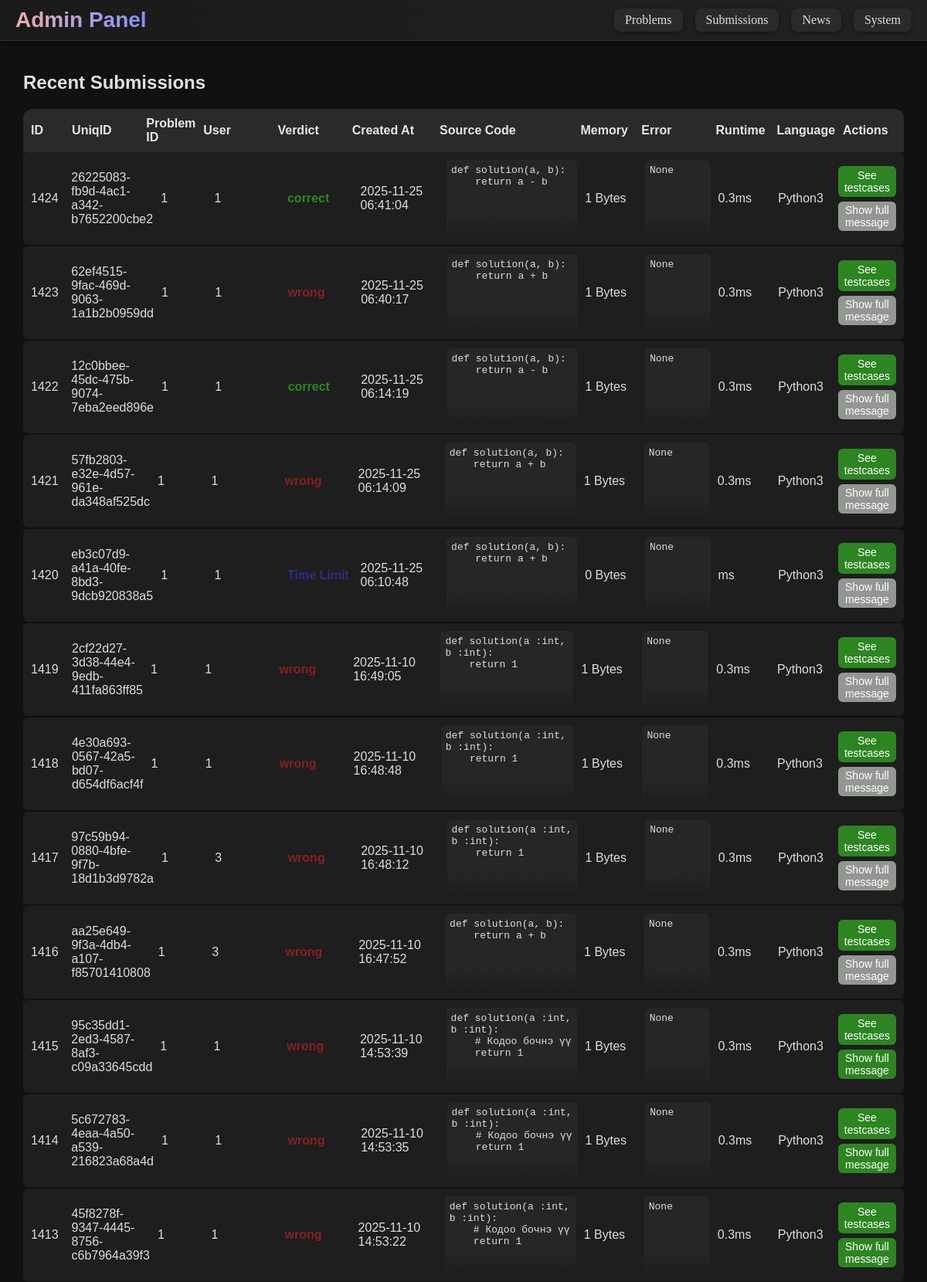
The page /admin/submissions (signed in, upper part) on the database its author committed.
### tables this page shows
CREATE TABLE submissions (subID INTEGER PRIMARY KEY AUTOINCREMENT, code TEXT NOT NULL, runtime FLOAT, memory INT, subTime TIMESTAMP DEFAULT CURRENT_TIMESTAMP, status VARCHAR(50) DEFAULT "Pending", problem_id INT NOT NULL REFERENCES problems(problem_id) ON DELETE CASCADE, language VARCHAR(50) DEFAULT "Python3", userID DEFAULT NULL, UniqID varchar(45), error TEXT default None);

### run.py (the view)
@app.route('/admin/submissions')
@admin_required
def adminSubmissions():
    conn = get_db_connection()
    submissions = conn.execute('SELECT * FROM submissions ORDER BY subTime DESC').fetchall()
    conn.close()
    submissions = [dict(row) for row in submissions]
    return render_template('admin/adminSub.html', submissions=submissions)

### run.py (called while the page is built)
def make_user_object(row):
    if not row:
        return None
    user_obj = type("UserObj", (), {})()
    for key in row.keys():
        setattr(user_obj, key, row[key])
    user_obj.get_id = lambda: str(user_obj.id)
    user_obj.is_authenticated = property(lambda self: True)
    user_obj.is_active = property(lambda self: True)
    user_obj.is_anonymous = property(lambda self: False)
    return user_obj

def admin_required(f):
    @wraps(f)
    @login_required
    def decorated_function(*args, **kwargs):
        if not getattr(current_user, "is_admin", 0):
            flash("Admin access only!", "danger")
            return redirect(url_for("index"))
        return f(*args, **kwargs)
    return decorated_function

@app.before_request
def require_admin_for_admin_prefix():
    if request.path.startswith("/admin"):
        if not current_user.is_authenticated:
            return redirect(url_for("login", next=request.path))
        if not getattr(current_user, "is_admin", 0):
            flash("Admin access only!", "danger")
            return redirect(url_for("index"))

def get_db_connection():
    conn = sqlite3.connect(DB_PATH)
    conn.row_factory = sqlite3.Row
    return conn

@login_manager.user_loader
def load_user(user_id):
    conn = get_db_connection()
    row = conn.execute("SELECT * FROM users WHERE id=?", (user_id,)).fetchone()
    conn.close()
    return make_user_object(row)

### templates/admin/adminSub.html (shortened to what this page needs)
{% extends "admin/admin.html" %}
{% block content %}
<div id="submission-container">
    <h2>Recent Submissions</h2>
    <div id="submission-header">
        <div class="sub-ID">ID</div>
        <div class="sub-uniq">UniqID</div>
        <div class="sub-prob">Problem ID</div>
        <div class="sub-user">User</div>
        <div class="sub-verdict">Verdict</div>
        <div class="sub-time">Created At</div>
        <div class="sub-code">Source Code</div>
        <div class="sub-memory">Memory</div>
        <div class="sub-error">Error</div>
        <div class="sub-runtime">Runtime</div>
        <div class="sub-lang">Language</div>
        <div class="sub-tc">Actions</div>
    </div>
    {% for s in submissions %}
    <div class="submission-row" id="row-{{ s.subID }}">
        <div class="sub-ID">{{ s.subID }}</div>
        <div class="sub-uniq">{{ s.UniqID }}</div>
        <div class="sub-prob">{{ s.problem_id }}</div>
        <div class="sub-user">{{ s.userID }}</div>
        <div class="sub-verdict verdict-{{ s.status|lower|replace(' ', '-') }}">{{ s.status }}</div>
        <div class="sub-time">{{ s.subTime }}</div>
        <div class="sub-code">
            <pre>{{ s.code }}</pre>
        </div>
        <div class="sub-memory">{{ s.memory }} Bytes</div>
        <div class="sub-error">
            <pre>{{ s.error }}</pre>
        </div>
        <div class="sub-runtime">{{ s.runtime }}ms</div>
        <div class="sub-lang">{{ s.language }}</div>
        <div>
            <div class="sub-tc"><a href="{{ url_for('admin_SubTC', subId=s.UniqID) }}">See testcases</a></div>
            {% if s.error|length > 10 or s.code|length > 50 %}
            <button class="expand-btn" onclick="toggleDropdown('{{ s.subID }}', this)">Show full message</button>
            {% else %}
            <button class="dis-expand-btn">Show full message</button>
            {% endif %}
        </div>
    </div>
    {% endfor %}
</div>
{% endblock %}

### static/style.css (style rules this page uses)
html { scrollbar-color: #6f7dff #0f0f0f; scrollbar-width: thin; }

### templates/admin/adminSub.html (style rules this page uses)
#submission-container { max-width: 95%; margin: 20px auto; font-family: 'Lucida Sans', sans-serif; overflow-x: auto; }
#submission-header { display: grid; grid-template-columns: 0.5fr 1fr 0.7fr 1fr 1fr 1.2fr 2fr 0.8fr 1fr 0.8fr 0.8fr 0.8fr; align-items: center; padding: 10px; gap: 10px; background-color: #2a2a2a; color: #e6e6e6; font-weight: bold; border-radius: 12px 12px 0 0; }
.submission-row { display: grid; grid-template-columns: 0.5fr 1fr 0.7fr 1fr 1fr 1.2fr 2fr 0.8fr 1fr 0.8fr 0.8fr 0.8fr; gap: 10px; background-color: #1e1e1e; color: #ddd; margin-bottom: 2px; border-radius: 6px; padding: 10px; transition: all 0.3s ease; align-items: center; }
.submission-row .sub-code, .submission-row .sub-error { position: relative; max-height: 100px; overflow: hidden; border-radius: 6px; }
.submission-row .sub-code pre, .submission-row .sub-error pre { margin: 0; font-size: 13px; background-color: #262626; padding: 6px; border-radius: 6px; overflow-x: auto; white-space: pre-wrap; word-break: break-word; height: 99999px; }
.submission-row .sub-code::after, .submission-row .sub-error::after { content: ''; position: absolute; bottom: 0; left: 0; width: 100%; height: 30px; background: linear-gradient(to bottom, rgba(30, 30, 30, 0) 0%, rgba(30, 30, 30, 1) 100%); pointer-events: none; }
.verdict-correct { color: #2d8521; font-weight: bold; }
.verdict-wrong { color: #852121; font-weight: bold; }
.verdict-time-limit { color: #2d2d85; font-weight: bold; }
.sub-tc a { background-color: #2d8521; color: #fff; padding: 4px 8px; border-radius: 6px; text-decoration: none; font-size: 14px; display: inline-block; text-align: center; }
.expand-btn { background-color: #2d8521; color: #fff; border: none; border-radius: 6px; padding: 3px 8px; font-size: 14px; cursor: pointer; grid-column: 1 / -1; margin-top: 6px; }
.dis-expand-btn { background-color: #929791; color: #fff; border: none; border-radius: 6px; padding: 3px 8px; font-size: 14px; cursor: pointer; grid-column: 1 / -1; margin-top: 6px; }

### templates/admin/admin.html (style rules this page uses)
body { background-color: #111111; color: #e0e0e0; margin: 0; }
a { text-decoration: none !important; }

### rows shown on the page
submissions: subID "1424", UniqID "26225083-fb9d-4ac1-a342-b7652200cbe2", problem_id "1", userID "1", status "correct", subTime "2025-11-25 06:41:04", code "def solution(a, b): return a - b", memory "1", error "None", runtime "0.3", language "Python3", shows "Show full message"
submissions: subID "1423", UniqID "62ef4515-9fac-469d-9063-1a1b2b0959dd", problem_id "1", userID "1", status "wrong", subTime "2025-11-25 06:40:17", code "def solution(a, b): return a + b", memory "1", error "None", runtime "0.3", language "Python3", shows "Show full message"
submissions: subID "1422", UniqID "12c0bbee-45dc-475b-9074-7eba2eed896e", problem_id "1", userID "1", status "correct", subTime "2025-11-25 06:14:19", code "def solution(a, b): return a - b", memory "1", error "None", runtime "0.3", language "Python3", shows "Show full message"
submissions: subID "1421", UniqID "57fb2803-e32e-4d57-961e-da348af525dc", problem_id "1", userID "1", status "wrong", subTime "2025-11-25 06:14:09", code "def solution(a, b): return a + b", memory "1", error "None", runtime "0.3", language "Python3", shows "Show full message"
submissions: subID "1420", UniqID "eb3c07d9-a41a-40fe-8bd3-9dcb920838a5", problem_id "1", userID "1", status "Time Limit", subTime "2025-11-25 06:10:48", code "def solution(a, b): return a + b", memory "0", error "None", language "Python3", shows "Show full message"
submissions: subID "1419", UniqID "2cf22d27-3d38-44e4-9edb-411fa863ff85", problem_id "1", userID "1", status "wrong", subTime "2025-11-10 16:49:05", code "def solution(a :int, b :int): return 1", memory "1", error "None", runtime "0.3", language "Python3", shows "Show full message"
submissions: subID "1418", UniqID "4e30a693-0567-42a5-bd07-d654df6acf4f", problem_id "1", userID "1", status "wrong", subTime "2025-11-10 16:48:48", code "def solution(a :int, b :int): return 1", memory "1", error "None", runtime "0.3", language "Python3", shows "Show full message"
submissions: subID "1417", UniqID "97c59b94-0880-4bfe-9f7b-18d1b3d9782a", problem_id "1", userID "3", status "wrong", subTime "2025-11-10 16:48:12", code "def solution(a :int, b :int): return 1", memory "1", error "None", runtime "0.3", language "Python3", shows "Show full message"
submissions: subID "1416", UniqID "aa25e649-9f3a-4db4-a107-f85701410808", problem_id "1", userID "3", status "wrong", subTime "2025-11-10 16:47:52", code "def solution(a, b): return a + b", memory "1", error "None", runtime "0.3", language "Python3", shows "Show full message"
submissions: subID "1415", UniqID "95c35dd1-2ed3-4587-8af3-c09a33645cdd", problem_id "1", userID "1", status "wrong", subTime "2025-11-10 14:53:39", code "def solution(a :int, b :int): # Кодоо бочнэ үү return 1", memory "1", error "None", runtime "0.3", language "Python3"
submissions: subID "1414", UniqID "5c672783-4eaa-4a50-a539-216823a68a4d", problem_id "1", userID "1", status "wrong", subTime "2025-11-10 14:53:35", code "def solution(a :int, b :int): # Кодоо бочнэ үү return 1", memory "1", error "None", runtime "0.3", language "Python3"
submissions: subID "1413", UniqID "45f8278f-9347-4445-8756-c6b7964a39f3", problem_id "1", userID "1", status "wrong", subTime "2025-11-10 14:53:22", code "def solution(a :int, b :int): # Кодоо бочнэ үү return 1", memory "1", error "None", runtime "0.3", language "Python3"
